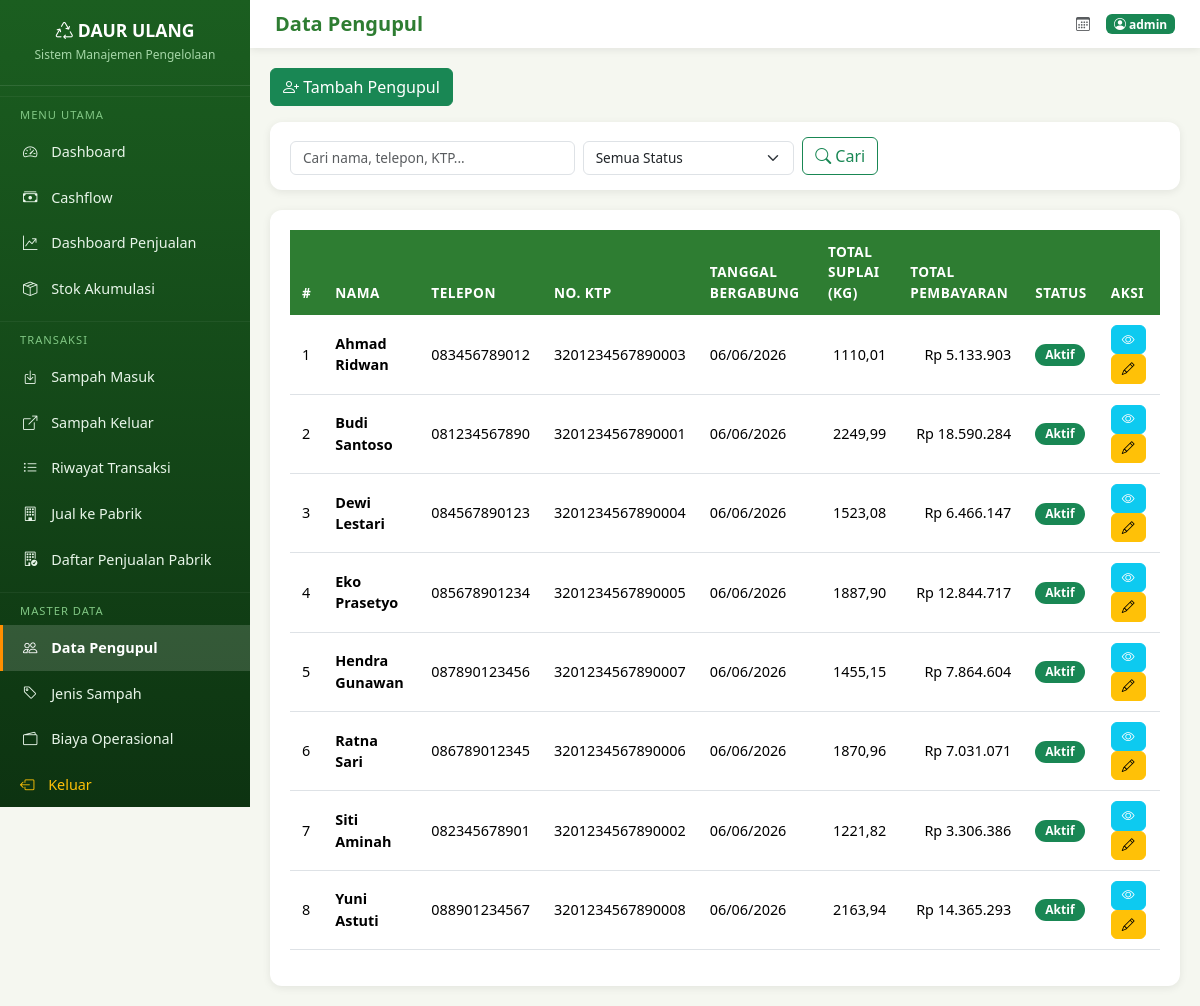
Page /waste/collectors/ (signed in) on the committed database.
### waste_mgmt/models.py (models this page shows, shortened)
class Collector(models.Model):
    name = models.CharField('Nama Pengupul', max_length=200)
    phone = models.CharField('No. Telepon', max_length=20, blank=True)
    address = models.TextField('Alamat', blank=True)
    id_card_number = models.CharField('No. KTP', max_length=30, blank=True)
    join_date = models.DateField('Tanggal Bergabung', auto_now_add=True)
    is_active = models.BooleanField('Aktif', default=True)
    notes = models.TextField('Catatan', blank=True)
    class Meta:
        ordering = ['name']
        verbose_name = 'Pengupul'
        verbose_name_plural = 'Data Pengupul'
    def total_supplied_kg(self):
        return self.transactions.filter(transaction_type='in').aggregate(
            total=models.Sum('weight_kg')
        )['total'] or 0
    def total_payment(self):
        return self.transactions.filter(transaction_type='in').aggregate(
            total=models.Sum('total_price')
        )['total'] or 0

### waste_mgmt/views.py (the view)
# urls.py: path('collectors/', views.collector_list, name='collector_list'),
@login_required
def collector_list(request):
    collectors = Collector.objects.all()
    search = request.GET.get('search', '')
    if search:
        collectors = collectors.filter(
            Q(name__icontains=search) | Q(phone__icontains=search) | Q(id_card_number__icontains=search)
        )
    status = request.GET.get('status', '')
    if status == 'active':
        collectors = collectors.filter(is_active=True)
    elif status == 'inactive':
        collectors = collectors.filter(is_active=False)
    return render(request, 'waste_mgmt/collector_list.html', {
        'collectors': collectors, 'search': search, 'status': status
    })

### templates/waste_mgmt/collector_list.html (shortened to what this page needs)
{% extends 'base.html' %}
{% block page_title %}Data Pengupul{% endblock %}
{% block nav_collectors %}active{% endblock %}
{% block content %}
{% load humanize %}
<div class="d-flex justify-content-between align-items-center mb-3">
    <div>
        <a href="{% url 'waste:collector_create' %}" class="btn btn-success">
            <i class="bi bi-person-plus"></i> Tambah Pengupul
        </a>
    </div>
</div>
<div class="filter-bar">
    <form method="get" class="row g-2 align-items-end">
        <div class="col-md-4">
            <input type="text" name="search" class="form-control" placeholder="Cari nama, telepon, KTP..." value="{{ search }}">
        </div>
        <div class="col-md-3">
            <select name="status" class="form-select">
                <option value="">Semua Status</option>
            </select>
        </div>
        <div class="col-md-2">
            <button type="submit" class="btn btn-outline-success"><i class="bi bi-search"></i> Cari</button>
        </div>
    </form>
</div>
<div class="table-container">
    {% if collectors %}
    <div class="table-responsive">
        <table class="table table-hover">
            <thead>
                <tr>
                    <th>#</th>
                    <th>Nama</th>
                    <th>Telepon</th>
                    <th>No. KTP</th>
                    <th>Tanggal Bergabung</th>
                    <th>Total Suplai (Kg)</th>
                    <th>Total Pembayaran</th>
                    <th>Status</th>
                    <th>Aksi</th>
                </tr>
            </thead>
            <tbody>
                {% for c in collectors %}
                <tr>
                    <td>{{ forloop.counter }}</td>
                    <td class="fw-bold">{{ c.name }}</td>
                    <td>{{ c.phone|default:"-" }}</td>
                    <td>{{ c.id_card_number|default:"-" }}</td>
                    <td>{{ c.join_date|date:"d/m/Y" }}</td>
                    <td class="text-end">{{ c.total_supplied_kg|floatformat:2 }}</td>
                    <td class="text-end">Rp {{ c.total_payment|floatformat:0|intcomma }}</td>
                    <td>
                        {% if c.is_active %}
                        <span class="badge bg-success badge-status">Aktif</span>
                        {% else %}
                        <span class="badge bg-secondary badge-status">Tidak Aktif</span>
                        {% endif %}
                    </td>
                    <td>
                        <a href="{% url 'waste:collector_detail' c.pk %}" class="btn btn-info btn-action text-white" title="Detail">
                            <i class="bi bi-eye"></i>
                        </a>
                        <a href="{% url 'waste:collector_update' c.pk %}" class="btn btn-warning btn-action" title="Edit">
                            <i class="bi bi-pencil"></i>
                        </a>
                    </td>
                </tr>
                {% endfor %}
            </tbody>
        </table>
    </div>
    {% endif %}
</div>
{% endblock %}

### templates/base.html (shortened to what this page needs)
<!DOCTYPE html>
<html lang="id">
<head>
    <link href="https://cdn.jsdelivr.net/npm/bootstrap@5.3.3/dist/css/bootstrap.min.css" rel="stylesheet">
    <link href="https://cdn.jsdelivr.net/npm/bootstrap-icons@1.11.3/font/bootstrap-icons.min.css" rel="stylesheet">
    <link href="/static/css/style.css" rel="stylesheet">
</head>
<body>
    {% if user.is_authenticated %}
    <div class="sidebar">
        <div class="brand">
            <h4><i class="bi bi-recycle"></i> DAUR ULANG</h4>
            <small>Sistem Manajemen Pengelolaan</small>
        </div>
        <div class="nav-section">MENU UTAMA</div>
        <nav class="nav flex-column">
            <a href="{% url 'waste:dashboard' %}" class="nav-link {% block nav_dashboard %}{% endblock %}">
                <i class="bi bi-speedometer2"></i> Dashboard
            </a>
            <a href="{% url 'waste:cashflow_dashboard' %}" class="nav-link {% block nav_cashflow %}{% endblock %}">
                <i class="bi bi-cash-stack"></i> Cashflow
            </a>
            <a href="{% url 'waste:sales_dashboard' %}" class="nav-link {% block nav_sales %}{% endblock %}">
                <i class="bi bi-graph-up-arrow"></i> Dashboard Penjualan
            </a>
            <a href="{% url 'waste:stock_view' %}" class="nav-link {% block nav_stock %}{% endblock %}">
                <i class="bi bi-box-seam"></i> Stok Akumulasi
            </a>
        </nav>
        <div class="nav-section">TRANSAKSI</div>
        <nav class="nav flex-column">
            <a href="{% url 'waste:transaction_in_create' %}" class="nav-link {% block nav_trans_in %}{% endblock %}">
                <i class="bi bi-box-arrow-in-down"></i> Sampah Masuk
            </a>
            <a href="{% url 'waste:transaction_out_create' %}" class="nav-link {% block nav_trans_out %}{% endblock %}">
                <i class="bi bi-box-arrow-up-right"></i> Sampah Keluar
            </a>
            <a href="{% url 'waste:transaction_list' %}" class="nav-link {% block nav_trans_list %}{% endblock %}">
                <i class="bi bi-list-ul"></i> Riwayat Transaksi
            </a>
            <a href="{% url 'waste:factory_sale_create' %}" class="nav-link {% block nav_factory_create %}{% endblock %}">
                <i class="bi bi-building"></i> Jual ke Pabrik
            </a>
            <a href="{% url 'waste:factory_sale_list' %}" class="nav-link {% block nav_factory_list %}{% endblock %}">
                <i class="bi bi-building-check"></i> Daftar Penjualan Pabrik
            </a>
        </nav>
        <div class="nav-section">MASTER DATA</div>
        <nav class="nav flex-column">
            <a href="{% url 'waste:collector_list' %}" class="nav-link {% block nav_collectors %}{% endblock %}">
                <i class="bi bi-people"></i> Data Pengupul
            </a>
            <a href="{% url 'waste:waste_type_list' %}" class="nav-link {% block nav_waste_types %}{% endblock %}">
                <i class="bi bi-tag"></i> Jenis Sampah
            </a>
            <a href="{% url 'waste:operational_cost_list' %}" class="nav-link {% block nav_opex %}{% endblock %}">
                <i class="bi bi-wallet2"></i> Biaya Operasional
            </a>
        </nav>
        <form action="{% url 'accounts:logout' %}" method="post">
            <button type="submit" class="nav-link text-warning" style="border: none; background: transparent; cursor: pointer; width: 100%; text-align: left;">
                <i class="bi bi-box-arrow-left"></i> Keluar
            </button>
        </form>
    </div>
    <div class="main-content">
        <div class="top-navbar">
            <div>
                <h5 class="mb-0" style="color: var(--primary-color); font-weight:700;">
                    {% block page_title %}Dashboard{% endblock %}
                </h5>
            </div>
            <div class="d-flex align-items-center gap-3">
                <small class="text-muted"><i class="bi bi-calendar3"></i> {{ today|default:'' }}</small>
                <span class="badge bg-success"><i class="bi bi-person-circle"></i> {{ user.username }}</span>
            </div>
        </div>
        {% block content %}{% endblock %}
    </div>
    {% else %}
    {% block login_content %}{% endblock %}
    {% endif %}
</body>
</html>

### static/css/style.css (style rules this page uses)
:root { --primary-color: #2e7d32; --primary-dark: #1b5e20; --primary-light: #4caf50; --accent-color: #ff8f00; --accent-light: #ffb300; --danger-color: #c62828; --bg-light: #f5f7f0; --sidebar-bg: #1b5e20; --sidebar-text: #e8f5e9; --card-shadow: 0 2px 8px rgba(0,0,0,0.08); }
body { background-color: var(--bg-light); font-family: 'Segoe UI', Tahoma, Geneva, Verdana, sans-serif; }
.sidebar { background: linear-gradient(180deg, var(--sidebar-bg) 0%, #0d3311 100%); min-height: 100vh; color: var(--sidebar-text); padding-top: 0; position: fixed; top: 0; left: 0; width: 250px; z-index: 1000; overflow-y: auto; }
.sidebar .brand { padding: 20px 15px; border-bottom: 1px solid rgba(255,255,255,0.1); text-align: center; }
.sidebar .brand h4 { color: #fff; font-weight: 700; margin: 0; font-size: 1.1rem; }
.sidebar .brand small { color: #a5d6a7; font-size: 0.75rem; }
.sidebar .nav-link { color: var(--sidebar-text); padding: 12px 20px; border-radius: 0; transition: all 0.2s; font-size: 0.9rem; border-left: 3px solid transparent; }
.sidebar .nav-link.active { background: rgba(255,255,255,0.15); color: #fff; border-left-color: var(--accent-color); font-weight: 600; }
.sidebar .nav-link i { margin-right: 10px; width: 20px; text-align: center; }
.sidebar .nav-section { padding: 10px 20px 5px; font-size: 0.7rem; text-transform: uppercase; letter-spacing: 1px; color: #81c784; margin-top: 10px; border-top: 1px solid rgba(255,255,255,0.05); }
.main-content { margin-left: 250px; padding: 20px; min-height: 100vh; }
.top-navbar { background: #fff; box-shadow: var(--card-shadow); padding: 12px 25px; margin: -20px -20px 20px; display: flex; justify-content: space-between; align-items: center; }
.table-container { background: #fff; border-radius: 12px; box-shadow: var(--card-shadow); padding: 20px; overflow-x: auto; }
.table th { background: var(--primary-color); color: #fff; font-size: 0.85rem; font-weight: 600; text-transform: uppercase; letter-spacing: 0.5px; border: none; padding: 12px; }
.table td { padding: 10px 12px; font-size: 0.9rem; vertical-align: middle; }
.btn-action { padding: 4px 10px; font-size: 0.8rem; border-radius: 6px; }
.filter-bar { background: #fff; border-radius: 12px; padding: 15px 20px; box-shadow: var(--card-shadow); margin-bottom: 20px; }
.filter-bar .form-control, .filter-bar .form-select { font-size: 0.85rem; }
.badge-status { font-size: 0.75rem; padding: 5px 10px; border-radius: 20px; }

### rows in the picture
Collector: name "Ahmad Ridwan", phone "083456789012", id_card_number "3201234567890003", join_date "06/06/2026", total_supplied_kg "1110,01", total_payment "5.133.903", is_active "Aktif"
Collector: name "Budi Santoso", phone "081234567890", id_card_number "3201234567890001", join_date "06/06/2026", total_supplied_kg "2249,99", total_payment "18.590.284", is_active "Aktif"
Collector: name "Dewi Lestari", phone "084567890123", id_card_number "3201234567890004", join_date "06/06/2026", total_supplied_kg "1523,08", total_payment "6.466.147", is_active "Aktif"
Collector: name "Eko Prasetyo", phone "085678901234", id_card_number "3201234567890005", join_date "06/06/2026", total_supplied_kg "1887,90", total_payment "12.844.717", is_active "Aktif"
Collector: name "Hendra Gunawan", phone "087890123456", id_card_number "3201234567890007", join_date "06/06/2026", total_supplied_kg "1455,15", total_payment "7.864.604", is_active "Aktif"
Collector: name "Ratna Sari", phone "086789012345", id_card_number "3201234567890006", join_date "06/06/2026", total_supplied_kg "1870,96", total_payment "7.031.071", is_active "Aktif"
Collector: name "Siti Aminah", phone "082345678901", id_card_number "3201234567890002", join_date "06/06/2026", total_supplied_kg "1221,82", total_payment "3.306.386", is_active "Aktif"
Collector: name "Yuni Astuti", phone "088901234567", id_card_number "3201234567890008", join_date "06/06/2026", total_supplied_kg "2163,94", total_payment "14.365.293", is_active "Aktif"

### other values in the picture
{{ user.username }} "admin"
